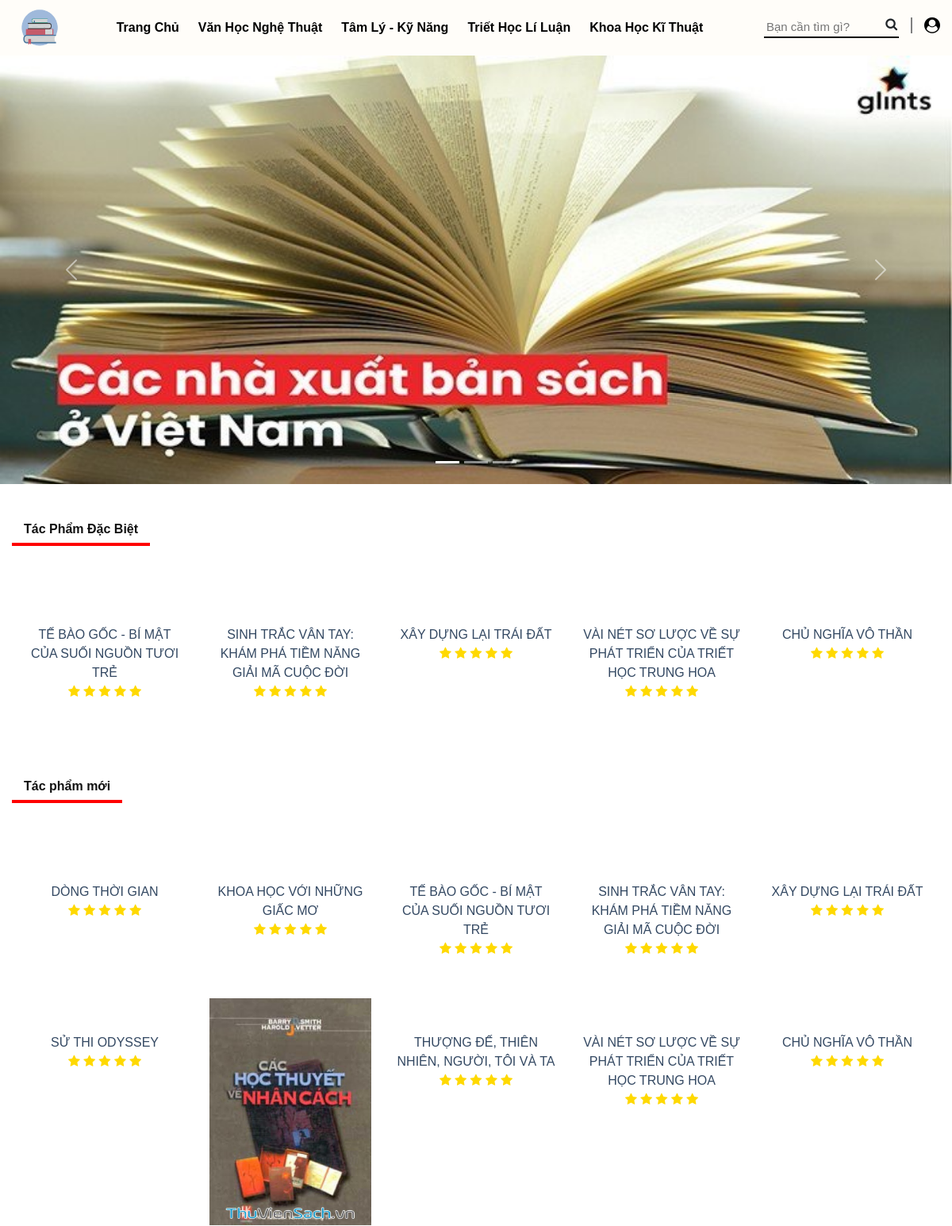
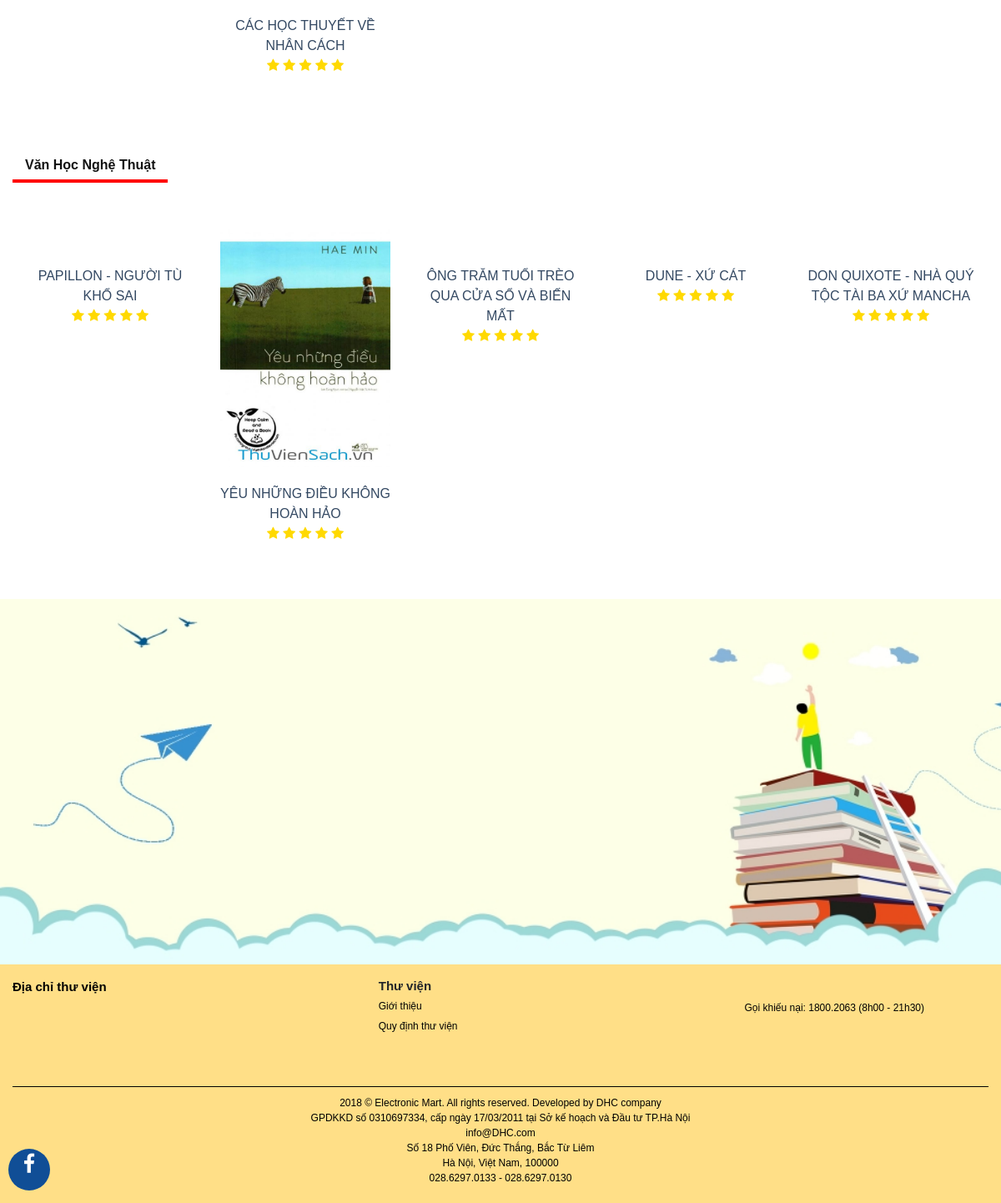
The page / on the database its author committed (2 pictures, top to bottom).
### tables this page shows
CREATE TABLE `dmsanpham` (
  `id_dm` int(10) NOT NULL,
  `ten_dm` varchar(255) NOT NULL
);

CREATE TABLE `sanpham` (
  `id_sp` int(10) NOT NULL,
  `id_dm` int(10) NOT NULL,
  `ten_sp` varchar(255) NOT NULL,
  `anh_sp` varchar(255) NOT NULL,
  `tac_gia` varchar(255) NOT NULL,
  `nxb` varchar(255) NOT NULL,
  `so_trang` varchar(255) NOT NULL,
  `tinh_trang` varchar(255) NOT NULL,
  `trang_thai` varchar(255) NOT NULL,
  `dac_biet` varchar(11) NOT NULL,
  `chi_tiet_sp` longtext NOT NULL
);

### chucnang/sanpham/home.php (the view, shortened to what this page needs)
<?php
$sql="SELECT * FROM sanpham WHERE dac_biet='1' ORDER BY id_sp DESC LIMIT 5";
$query=mysqli_query($conn,$sql);
$sql1="SELECT * FROM sanpham ORDER BY id_sp DESC LIMIT 10";
$query1=mysqli_query($conn,$sql1);
$sql2="SELECT * FROM sanpham WHERE id_dm=1 ORDER BY id_sp DESC LIMIT 5";
$query2=mysqli_query($conn,$sql2);
?>
<?php
 include_once 'chucnang/slideshow/slideshow.php';
?>
<div id="wrapper">
    <div class="headline">
        <p>Tác Phẩm Đặc Biệt</p>
    </div>
    <ul class="products">
        <?php
        while($row=mysqli_fetch_array($query)){
        ?>
        <li>
            <div class="product-items">
                <div class="product-top">
                    <a href="index.php?page_layout=chitietsp&id_sp=<?php echo $row['id_sp']; ?>" class="product-thumb">
                    </a>
                </div>
                <div class="product-info">
                    <a href="index.php?page_layout=chitietsp&id_sp=<?php echo $row['id_sp']; ?>" class="product-name"><?php echo $row['ten_sp']; ?></a>
                    <div class="star">
                        <i class="fa fa-star"></i>
                        <i class="fa fa-star"></i>
                        <i class="fa fa-star"></i>
                        <i class="fa fa-star"></i>
                        <i class="fa fa-star"></i>
                    </div>
                </div>
            </div>
        </li>
        <?php
        }
        ?>
    </ul>
</div>
<div id="wrapper">
    <div class="headline">
        <p>Tác phẩm mới</p>
    </div>
    <ul class="products">
        <?php
        while($row1=mysqli_fetch_array($query1)){
        ?>
        <li>
            <div class="product-items">
                <div class="product-top">
                    <a href="index.php?page_layout=chitietsp&id_sp=<?php echo $row1['id_sp']; ?>" class="product-thumb">
                        <img src="quan_tri/anh/<?php echo $row1['anh_sp']; ?>" alt="">
                    </a>
                </div>
                <div class="product-info">
                    <a href="index.php?page_layout=chitietsp&id_sp=<?php echo $row['id_sp']; ?>" class="product-name"><?php echo $row1['ten_sp']; ?></a>
                    <div class="star">
                        <i class="fa fa-star"></i>
                        <i class="fa fa-star"></i>
                        <i class="fa fa-star"></i>
                        <i class="fa fa-star"></i>
                        <i class="fa fa-star"></i>
                    </div>
                </div>
            </div>
        </li>
        <?php
        }
        ?>
    </ul>
</div>
<div id="wrapper">
    <div class="headline">
        <p>Văn Học Nghệ Thuật</p>
    </div>
    <ul class="products">
        <?php
        while($row2=mysqli_fetch_array($query2)){
        ?>
        <li>
            <div class="product-items">
                <div class="product-top">
                    <a href="index.php?page_layout=chitietsp&id_sp=<?php echo $row2['id_sp']; ?>" class="product-thumb">
                        <img src="quan_tri/anh/<?php echo $row2['anh_sp']; ?>" alt="">
                    </a>
                </div>
                <div class="product-info">
                    <a href="index.php?page_layout=chitietsp&id_sp=<?php echo $row['id_sp']; ?>" class="product-name"><?php echo $row2['ten_sp']; ?></a>
                    <div class="star">
                        <i class="fa fa-star"></i>
                        <i class="fa fa-star"></i>
                        <i class="fa fa-star"></i>
                        <i class="fa fa-star"></i>
                        <i class="fa fa-star"></i>
                    </div>
                </div>
            </div>
        </li>
        <?php
        }
        ?>
    </ul>
</div>
<div class="banner-footer">
        <img src="images/anhanh.jpg" alt="">
</div>

### index.php (shortened to what this page needs)
<?php
require 'cauhinh/config.php';
?>
<!DOCTYPE html>
<html>
    <head>
        <link rel="stylesheet" href="css/style.css">
        <link href="https://cdn.jsdelivr.net/npm/bootstrap@5.1.0/dist/css/bootstrap.min.css" rel="stylesheet">
        <link rel="stylesheet" href="https://cdnjs.cloudflare.com/ajax/libs/font-awesome/4.7.0/css/font-awesome.min.css">
        <link href="https://cdnjs.cloudflare.com/ajax/libs/bootstrap/5.1.0/css/bootstrap.min.css" rel="stylesheet"
        type="text/css" />
        <link rel="stylesheet" href="https://cdnjs.cloudflare.com/ajax/libs/slick-carousel/1.9.0/slick-theme.min.css" />
        <link rel="stylesheet" href="https://cdnjs.cloudflare.com/ajax/libs/slick-carousel/1.9.0/slick.min.css" />
        <link rel="stylesheet" href="https://cdnjs.cloudflare.com/ajax/libs/font-awesome/4.7.0/css/font-awesome.css" />
    </head>
    <body>
		<header>
            <div class="header-content">
                <div class="logo">
                    <a href="index.php"><img src="images/logo.png" height="70px" alt=""></a>
                </div>
                <?php
                include_once 'chucnang/sanpham/danhmucsp.php';
                ?>
                <div class="other">
                    <?php
                    include_once 'chucnang//timkiem/timkiem.php';
                    ?>
                    <li><a href="login.php"><i class="fa fa-user-circle"></i></a></li>
                </div>
            </div>
        </header>
        <?php
            if(isset($_GET["page_layout"])){
                switch ($_GET["page_layout"]) {
                    case 'sanpham':include_once 'chucnang/sanpham/sanpham.php';
                        break;
                    case 'chitietsp':include_once 'chucnang/sanpham/chitietsp.php';
                        break;
                    case 'danhsachtimkiem':include_once 'chucnang/timkiem/danhsachtimkiem.php';
                        break;
                }
            }
            else{
                include_once 'chucnang/sanpham/home.php';
            }
        ?>
        <div id="footer">
            <ul class="footer-top">
                <li>
                    <div class="place">
                        <a style="font-weight: bold;font-size: 15px;">Địa chỉ thư viện</a>
                        <br>
                        <a>
                            <iframe src="https://www.google.com/maps/embed?pb=!1m18!1m12!1m3!1d3723.017336361273!2d105.77172461517605!3d21.071969791677198!2m3!1f0!2f0!3f0!3m2!1i1024!2i768!4f13.1!3m3!1m2!1s0x3134552defbed8e9%3A0x1584f79c805eb017!2zVHLGsOG7nW5nIMSQ4bqhaSBo4buNYyBN4buPIC0gxJDhu4thIGNo4bqldA!5e0!3m2!1svi!2s!4v1632542079233!5m2!1svi!2s" width="150" height="100" style="border:0;" allowfullscreen="" loading="lazy"></iframe>
                        </a>
                    </div>
                </li>
                <li>
                    <div class="introduce">
                        <div style="font-size: 15px;font-weight: bold;">Thư viện</div>
                        <a href="#">Giới thiệu</a>
                        <br>
                        <a href="#">Quy định thư viện</a>
                    </div>
                </li>
                <li>
                    <div class="call">
                        <br>
                        <a href="#">Gọi khiếu nại: 1800.2063 (8h00 - 21h30)</a>
                    </div>
                </li>
            </ul>
            <div class="fuild-container" style="background: rgb(255, 223, 135);padding-top: 10px; padding-bottom: 5px;">
                <div class="col-lg-12 col-md-12 col-sm-12">
                    <p style="text-align: center;font-size: 12px; color: black;">
                        2018 © Electronic Mart. All rights reserved. Developed by DHC company
                        <br>
                        GPDKKD số 0310697334, cấp ngày 17/03/2011 tại Sở kế hoạch và Đầu tư TP.Hà Nội
                        <br>
                        info@DHC.com
                        <br>
                        Số 18 Phố Viên, Đức Thắng, Bắc Từ Liêm
                        <br>
                        Hà Nội, Việt Nam, 100000
                        <br>
                        028.6297.0133 - 028.6297.0130
                    </p>
                </div>
            </div>
        </div>
        <div class="logo_call" >
            <li><a href="https://facebook.com" class="button" target="_blank" style="border-radius: 50%; width: 50px;height: 50px; "><i class="fa fa-facebook"></i></a></li>
        </div>
    </body>
</html>

### chucnang/sanpham/danhmucsp.php
<?php
$sql="SELECT * FROM dmsanpham";
$query=mysqli_query($conn,$sql);
?>
<div class="menu">
    <li><a href="index.php">Trang Chủ</a></li>
    <?php
    while($row=mysqli_fetch_array($query)){
    ?>
    <li><a href="index.php?page_layout=sanpham&id_dm=<?php echo $row['id_dm']; ?>"><?php echo $row['ten_dm']; ?></a>
    </li>
    <?php
    }
    ?>
</div>

### chucnang/timkiem/timkiem.php
<li>
    <form method="post" action="index.php?page_layout=danhsachtimkiem">
        <input type="text" name="stext" placeholder="Bạn cần tìm gì?"><i class="fa fa-search"></i>
    </form>
</li>

### chucnang/slideshow/slideshow.php (shortened to what this page needs)
<div class="slide">
    <div class="slide-content">
        <div id="carouselExampleIndicators" class="carousel slide" data-bs-ride="carousel">
            <div class="carousel-indicators">
                <button type="button" data-bs-target="#carouselExampleIndicators" data-bs-slide-to="0" class="active" aria-current="true" aria-label="Slide 1"></button>
                <button type="button" data-bs-target="#carouselExampleIndicators" data-bs-slide-to="1" aria-label="Slide 2"></button>
                <button type="button" data-bs-target="#carouselExampleIndicators" data-bs-slide-to="2" aria-label="Slide 3"></button>
            </div>
            <div class="carousel-inner slide_1">
                <div class="carousel-item active">
                    <img src="images/anh1.jpg" class="d-block w-100" alt="...">
                </div>
            </div>
            <button class="carousel-control-prev" type="button" data-bs-target="#carouselExampleIndicators" data-bs-slide="prev">
                <span class="carousel-control-prev-icon" aria-hidden="true"></span>
            </button>
            <button class="carousel-control-next" type="button" data-bs-target="#carouselExampleIndicators" data-bs-slide="next">
                <span class="carousel-control-next-icon" aria-hidden="true"></span>
            </button>
        </div>
    </div>
</div>

### css/style.css (style rules this page uses)
* { margin: 0; padding: 0; font-family: Helvetica, sans-serif; }
li { list-style: none; }
header { position: sticky; top: 0;left: 0;right: 0; z-index: 100; background: rgba(255, 247, 236, 0.3); transition: all 0.3s ease; }
.header-content { display: flex; justify-content: space-between; align-items: center; max-width: 1170px; margin: 0 auto; }
.menu { display: flex; }
.menu li { padding: 0 12px; position: relative; transition: all 0.3s ease; }
.menu a { text-decoration: none; color: black; font-weight: bold; }
.other { display: flex; }
.other li { margin-left: 15px; }
.other li:first-child { position: relative; }
.other li:first-child input { width: 100%; font-size: 15px; border: none; outline: none; border-bottom: 2px solid black; padding-left: 3px; background: transparent; }
.other li:first-child i { position: absolute; right: 2px; }
.other li:nth-child(2) i { font-size: 20px; color: black; border-left: 2px solid gray; padding-left: 15px; }
.other li:last-child i { font-size: 20px; color: black; border-left: 2px solid gray; padding-left: 15px; }
#wrapper { max-width: 1170px; margin: 0 auto; }
.headline { margin: 40px 0px; }
.headline p { color: #111; padding: 5px 15px; border-bottom: 4px solid red; display: inline-block; font-weight: 600; }
.products { list-style: none; display: flex; flex-wrap: wrap; justify-content: space-between; padding: 0; }
.products li { flex-basis: 20%; padding-left: 15px; padding-right: 15px; box-sizing: border-box; margin-bottom: 30px; }
.products li img { max-width: 100%; height: auto; }
.product-top { position: relative; overflow: hidden; }
.product-thumb { display: block; }
.product-info { padding: 20px 0px; text-align: center; }
.product-info a { text-decoration: none; }
.product-name { color: #334862; padding: 3px 0px; }
.star { color:rgb(255, 217, 0); }
.banner-footer { max-width: 100%; margin: 0; padding-left: 0; }
.banner-footer img { width: 100%; }
#footer a { font-size: 12px; text-decoration: none; color: black; }
#footer { background: rgb(255, 223, 135); }
.footer-top { display: flex; justify-content: space-between; max-width: 1170px; margin: 0 auto; flex-wrap: wrap; padding: 0; padding-top: 15px; border-bottom: 1px solid black; }
.footer-top li { flex-basis: 25%; }
.logo_call { position: relative; position: fixed; bottom: 10px;left: 0; left: 10px; z-index: 3; }
.logo_call li { list-style: none; background: rgb(16, 78, 150); margin: 5px 0; border-radius: 100px; }
.button { border: none; color: #FFFFFF; display: inline-block; font-size: 25px; text-align: center; text-decoration: none; }

### rows shown on the page
dmsanpham: ten_dm "Văn Học Nghệ Thuật"
dmsanpham: ten_dm "Tâm Lý - Kỹ Năng"
dmsanpham: ten_dm "Triết Học Lí Luận"
dmsanpham: ten_dm "Khoa Học Kĩ Thuật"
sanpham: ten_sp "TẾ BÀO GỐC - BÍ MẬT CỦA SUỐI NGUỒN TƯƠI TRẺ"
sanpham: ten_sp "SINH TRẮC VÂN TAY: KHÁM PHÁ TIỀM NĂNG GIẢI MÃ CUỘC ĐỜI"
sanpham: ten_sp "XÂY DỰNG LẠI TRÁI ĐẤT"
sanpham: ten_sp "VÀI NÉT SƠ LƯỢC VỀ SỰ PHÁT TRIỂN CỦA TRIẾT HỌC TRUNG HOA"
sanpham: ten_sp "CHỦ NGHĨA VÔ THẦN"
sanpham: ten_sp "DÒNG THỜI GIAN"
sanpham: ten_sp "KHOA HỌC VỚI NHỮNG GIẤC MƠ"
sanpham: ten_sp "SỬ THI ODYSSEY"
sanpham: anh_sp (picture), ten_sp "CÁC HỌC THUYẾT VỀ NHÂN CÁCH"
sanpham: ten_sp "THƯỢNG ĐẾ, THIÊN NHIÊN, NGƯỜI, TÔI VÀ TA"
sanpham: ten_sp "PAPILLON - NGƯỜI TÙ KHỔ SAI"
sanpham: anh_sp (picture), ten_sp "YÊU NHỮNG ĐIỀU KHÔNG HOÀN HẢO"
sanpham: ten_sp "ÔNG TRĂM TUỔI TRÈO QUA CỬA SỔ VÀ BIẾN MẤT"
sanpham: ten_sp "DUNE - XỨ CÁT"
sanpham: ten_sp "DON QUIXOTE - NHÀ QUÝ TỘC TÀI BA XỨ MANCHA"
